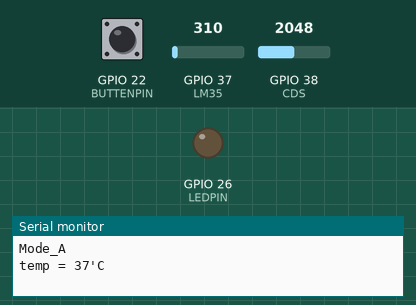
The sketch below on a simulated ESP32. Shown: output pins drawn as LEDs (lit = HIGH), the last lines printed to the serial monitor. The test bench sets the inputs (shaded band); at power-on: GPIO 22 (BUTTENPIN) LOW, GPIO 38 (CDS) = 2048, GPIO 37 (LM35) = 310.

Above: at 1.2 s.
1.3 s: GPIO 22 (BUTTENPIN) pulled HIGH for 0.15 s
2.9 s: GPIO 38 (CDS) set to 543
4.4 s: GPIO 38 (CDS) set to 467
At 5.6 s:
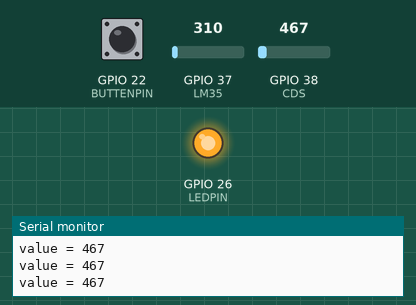
5.9 s: GPIO 38 (CDS) set to 540
At 7.0 s:
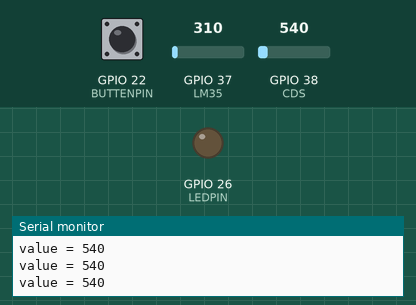
7.4 s: GPIO 38 (CDS) set to 491
At 8.2 s:
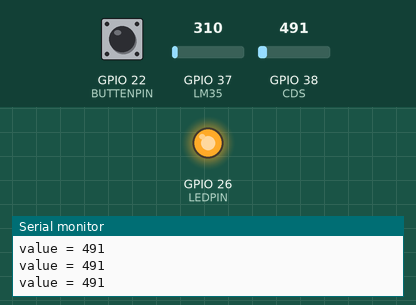
Timing chart, 0 to 9.9 s (numbered marks = the images above; inputs shaded):
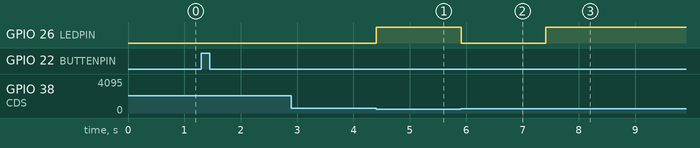

Measured:
- the behaviour switches between 501 and 500 on GPIO 38 (CDS) (found by bisection; images 0 and 1)
- after the input at 4.4 s, GPIO 26 (LEDPIN): LOW → HIGH at once
- after the input at 5.9 s, GPIO 26 (LEDPIN): HIGH → LOW at once
- after the input at 7.4 s, GPIO 26 (LEDPIN): LOW → HIGH at once

The sketch:

EXP007_CDS_LM35_butten.ino
```cpp
//set pin
#define LM35       GPIO_NUM_37
#define CDS        GPIO_NUM_38
#define LEDPIN     26
#define BUTTENPIN  22

//init
double temp_mem          = 0;
bool   led_state         = false;
int    past_butten_state = 0;

unsigned long past_time = millis();


//func
void Mode_A(); //온도변화 감지 하는 함수
void Mode_B(); //CDS 동작하는 친구

//______________________main_________________________
void setup() {
  Serial.begin(9600);
  pinMode(LEDPIN, OUTPUT);
  pinMode(BUTTENPIN, INPUT);
}

void loop() {
  int butten_state = digitalRead(BUTTENPIN);
  Serial.println("Mode_A");
  while(true){
    Mode_A();
    butten_state = digitalRead(BUTTENPIN);
    if(past_butten_state == 0 && butten_state == 1) {
      past_butten_state = butten_state;
      break;
    }
    past_butten_state = butten_state;
    }
    delay(100);
    Serial.println("Mode_B");
  while(true){
    Mode_B();
    digitalRead(BUTTENPIN);
    butten_state = digitalRead(BUTTENPIN);
    if(past_butten_state == 0 && butten_state == 1) {
      past_butten_state = butten_state;
      break;
    }
    past_butten_state = butten_state;
    }
    delay(100);
}
//___________________________________________________

//def func
float ValToTemp(int val){
  float temp = (val * 100 * 5)/4096.0 ;
  return temp;
}

//온도변화 감지 하는 함수
void Mode_A(){
  //read from pin
  unsigned int value = analogRead(LM35);

  //convert to temp
  int temp = ValToTemp(value);
  //print
  if(temp_mem != temp && millis() - past_time > 1000){
    Serial.print("temp = ");
    Serial.print(temp);
    Serial.println("'C");
    temp_mem = temp;
    past_time = millis();
  }
}

//CDS 동작하는 친구
void Mode_B(){
    //read from pin
  unsigned int value = analogRead(CDS);

  //control led
  if (value < 750 && led_state == false){
    digitalWrite(LEDPIN,HIGH);
    led_state = true;
  }
  if(value > 500 && led_state == true){
    digitalWrite(LEDPIN,LOW);
    led_state = false;
  }

  //print
  Serial.print("value = ");
  Serial.println(value);

  //delay
  delay(100);
}
```
